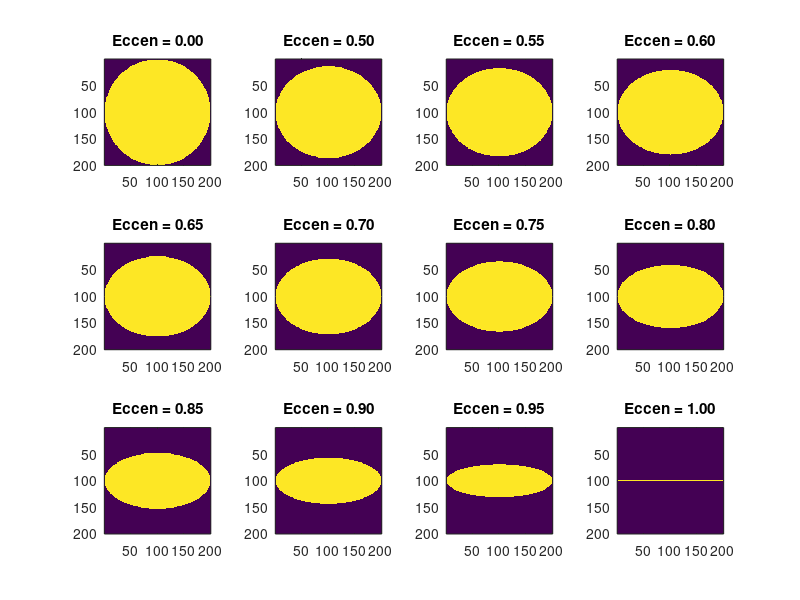
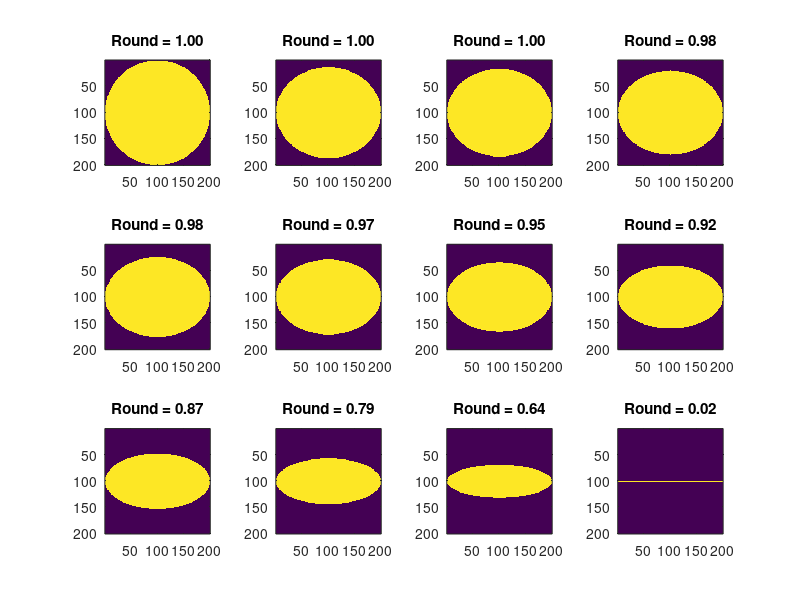
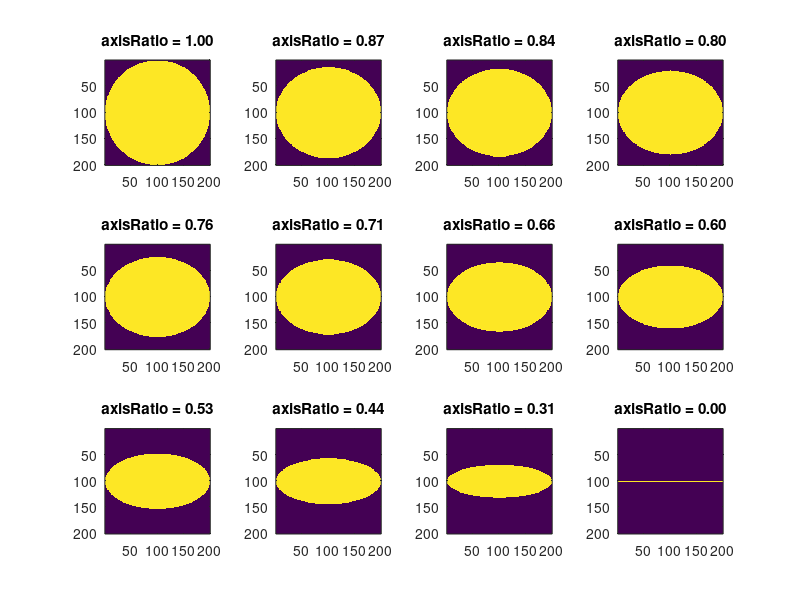
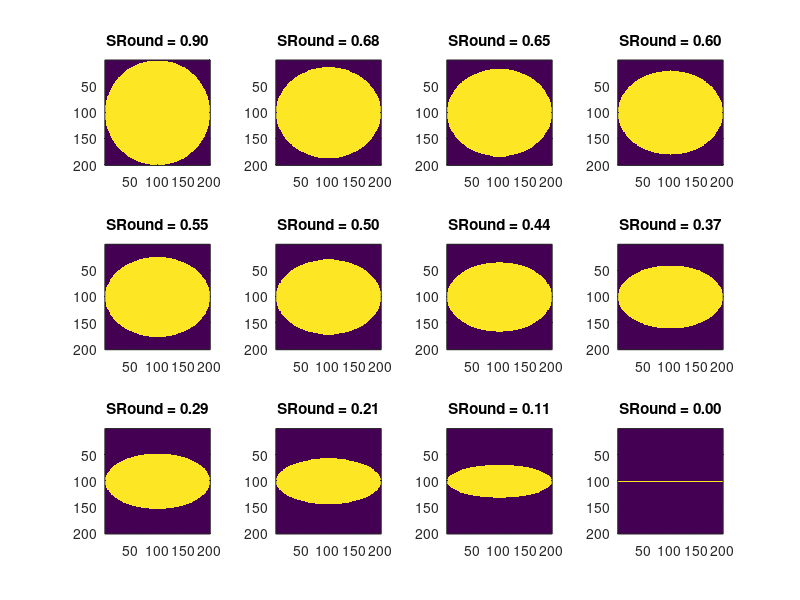

Reproduce these figures in MATLAB, in order.
% a = 1;
% eccentricity = [0:0.2:0.8, 0.9:0.05:1];
% b = sqrt((1-eccentricity.^2)*a.^2);
% phi = linspace(0,2*pi,50);
% cosphi = cos(phi);
% sinphi = sin(phi);
% x = a*cosphi;
% y = b'*sinphi;
% figure; plot(x, y);
% axis equal
% legend(strsplit(num2str(eccentricity)));


eccentricities = [0, 0.5:0.05:0.95, 1]';
ellipses = cell(size(eccentricities));

[xGrid, yGrid] = meshgrid(-1:0.01:1, 0-1:0.01:1);
a = 1;
b = sqrt((1-eccentricities.^2)*a.^2);
for i = 1:length(eccentricities)
    tmp = xGrid.^2./a^2 + yGrid.^2./b(i)^2;
    tmp(isnan(tmp)) = 1;
    ellipses{i} = tmp <= 1;
end


[roundness, eccentricity, solidity] = deal(zeros(size(ellipses)));
axisLengthRatio = zeros(size(ellipses));
for ellipseNum = 1:length(ellipses)
    ellipseResized = imresize(ellipses{ellipseNum}, 1, 'nearest');
    props = regionprops(ellipseResized, 'area', 'perimeter', 'eccentricity', ...
        'solidity', 'MajorAxisLength', 'MinorAxisLength');
    roundness(ellipseNum) = (4*pi*props.Area)/(props.Perimeter^2);
    eccentricity(ellipseNum) = props.Eccentricity;
    solidity(ellipseNum) = props.Solidity;
    axisLengthRatio(ellipseNum) = props.MinorAxisLength / props.MajorAxisLength;
    % ellipse = ellipses{ellipseNum};
    % props = regionprops(ellipse, 'area', 'perimeter', 'eccentricity', 'solidity');
    eccentricity(ellipseNum) = props.Eccentricity;
end

figure; 
for ellipseNum = 1:length(ellipses)
    subplot(3,4,ellipseNum); imagesc(ellipses{ellipseNum});
    axis square;
    title(sprintf('Eccen = %0.2f', eccentricity(ellipseNum)));
end

figure; 
for ellipseNum = 1:length(ellipses)
    subplot(3,4,ellipseNum); imagesc(ellipses{ellipseNum});
    axis square;
    title(sprintf('Round = %0.2f', roundness(ellipseNum)));
end

figure;
for ellipseNum = 1:length(ellipses)
    subplot(3,4,ellipseNum); imagesc(ellipses{ellipseNum}, [0,1]); 
    axis square;
    title(sprintf('axisRatio = %0.2f', axisLengthRatio(ellipseNum)));
end




steveRoundness = 1-(10.^eccentricity/10);
figure; 
for ellipseNum = 1:length(ellipses)
    subplot(3,4,ellipseNum); imagesc(ellipses{ellipseNum});
    axis square;
    title(sprintf('SRound = %0.2f', steveRoundness(ellipseNum)));
end


metric2 = steveRoundness./axisLengthRatio;
figure; 
for ellipseNum = 1:length(ellipses)
    subplot(3,4,ellipseNum); imagesc(ellipses{ellipseNum});
    axis square;
    title(sprintf('SR/aRatio = %0.2f', metric2(ellipseNum)));
end









metric2 = roundness.*steveRoundness;
figure; 
for ellipseNum = 1:length(ellipses)
    subplot(3,4,ellipseNum); imagesc(ellipses{ellipseNum});
    axis square;
    title(sprintf('Round*SR = %0.2f', metric2(ellipseNum)));
end

metric2 = (1-eccentricity).*steveRoundness;
figure; 
for ellipseNum = 1:length(ellipses)
    subplot(3,4,ellipseNum); imagesc(ellipses{ellipseNum});
    axis square;
    title(sprintf('(1-Ecc)*SR = %0.2f', metric2(ellipseNum)));
end

